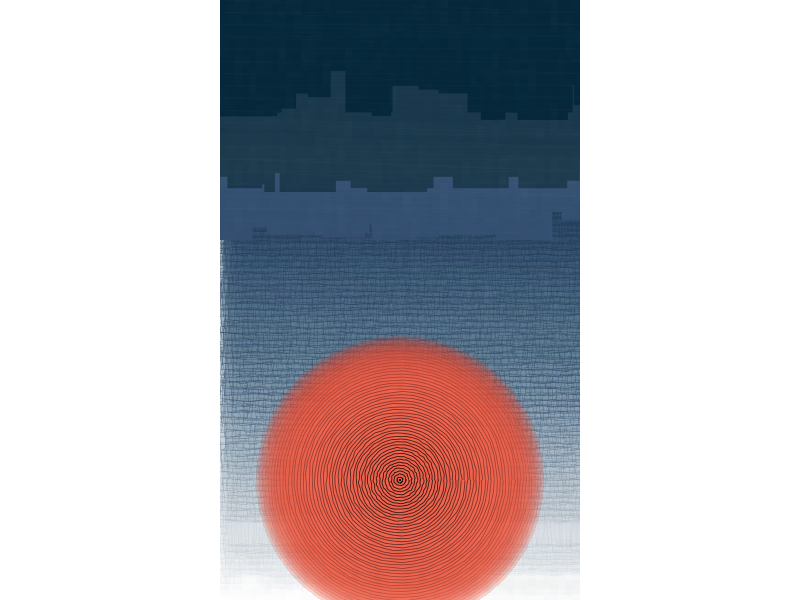

Write the R code that produced this figure.
## ---- chunk 1
#=============================================================================#
#library Load-in---------------------------------------------------------------
#=============================================================================#
library(dplyr) #For data wrangling/manipulation
library(purrr) #For iterations/list handling
library(ggplot2) #For Plotting

#=============================================================================#
#Data and color Set up----------------------------------------------------------
#===========================================================================#

#Colors#
blues <- c("#06273A", "#1A374D", "#335172", "#6B869B", "#BFCBD3", "#FFFFFF")

red <- "#F1371B"
  
#Limit Setting#
xmin <- 0
ymin <- 0
xmax <-15
ymax <- 25

#Specs for grid data#

#Counts for the grid#
square_n <- 5
n <- 75

#grid transformations#
x_trans <- seq(xmin,xmax, length.out = 100)
y_trans <- seq(ymin,ymax, length.out = 100)

#grouping/color specs#
groupn_row <- length(x_trans) * square_n * length(y_trans)
color_n <- groupn_row/5
square_colors <- colorRampPalette(blues)(color_n)
border_colors <- map_chr(square_colors, ~colorRampPalette(c(.x, "#ffffff"))(10)[7])

#Grid compilation#
square <- tibble(x = c(0,1,1,0,0),
                 y = c(0,0,1,1,0))

square_row <- map_df(x_trans, ~square |>
                       mutate(x = x + .x))

square_grid <- map_df(y_trans, ~square_row |>
                        mutate(y = y + .x))

square_grid$fill <- rep(square_colors, each = 5)
square_grid$color <- rep(border_colors, each = 5)
square_grid$group <- rep(paste0("group", 1:color_n), each = 5)

#Polygon/building work#
level1 <- sample(seq(23,20, length.out = 20), n, replace = TRUE)
level2 <- sample(seq(20,17, length.out = 20), n, replace = TRUE)
level3 <- sample(seq(17,15, length.out = 20), n, replace = TRUE)
widths <- sample(seq(3,20, length.out = 30), (n*3), replace = TRUE)

#Setting up needed iteration options#
colors_n <- rep(blues[3:1], each = n)
levels_n <- c(level3, level2, level1)
starts <- sample(seq(xmin, xmax, length.out = 30), (n*3), replace = TRUE)

list_opts <- list(levels_n, widths, colors_n, starts)

#building compilation#
buildings <- pmap_df(list_opts, ~tibble(x = ..4,
                                        xend = x,
                                        y = ymax,
                                        yend = ..1,
                                        colors = ..3,
                                        size = ..2))

#Work for the red circle#

#Setting the angles of the circles#
theta <- seq(0, 2*pi, length.out = 50)

#Creating a base unit circle#
spiral <- tibble(x = cos(theta),
                 y = sin(theta))

#compilation or the red circle#
spiral_df <- map2_df(rev(colorRampPalette(c(red, "#ffffff", red, "#06273A"))(50)), seq(0,6, length.out = 50), ~spiral |>
                       mutate(x = x*.y + 7.5,
                              y = y * .y + 5,
                              group = paste0("group",.y),
                              fill = .x,
                              x = rev(x),
                              y = rev(y)))

#Texture overlay for the image#
texture <- tibble(expand.grid(x = seq(xmin,xmax, length.out = 50),
                           y = seq(ymin,ymax, length.out = 50)))




buildings |>
  ggplot(aes(x,xend = xend,y,yend = yend))+
  theme_void()+
  geom_polygon(data = square_grid, aes(x,y, group = group), 
               color = colorRampPalette(c("#ffffff",blues[3:1]))(nrow(square_grid)), 
               fill = rev(square_grid$fill), 
               inherit.aes = FALSE,
               linewidth = .1, 
               alpha = .2, 
               position = position_jitter(width = .1, height = .1)) +
  geom_segment(linewidth = buildings$size,
               color = buildings$colors)+
  geom_polygon(data = spiral_df, aes(x,y, group = group), 
               fill = spiral_df$fill, 
               inherit.aes = FALSE, alpha = .2)+
  geom_path(data = spiral_df, aes(x,y, group = group), 
            color = "#000000", 
            linewidth = .3, 
            position = position_jitter(width = .03, height = .02), 
            inherit.aes = FALSE, 
            alpha = seq(1,0, length.out = nrow(spiral_df)))+
  geom_path(data = texture, aes(x,y), 
            inherit.aes = FALSE, 
            color = sample(blues, nrow(texture), replace = TRUE), 
            linewidth = sample(seq(0,10, length.out = 30), nrow(texture), replace = TRUE), 
            alpha = .009)+
  geom_path(data = texture, aes(x,y), 
            inherit.aes = FALSE, 
            color = "#ffffff", 
            linewidth = .1, 
            alpha = .03)+
  coord_equal(xlim = c(xmin,xmax),
              ylim = c(ymin,ymax),
              expand = FALSE)

#To save the output:
# ggsave("07.png",
#        dpi = 300,
#        device = "png",
#        bg = "transparent")

